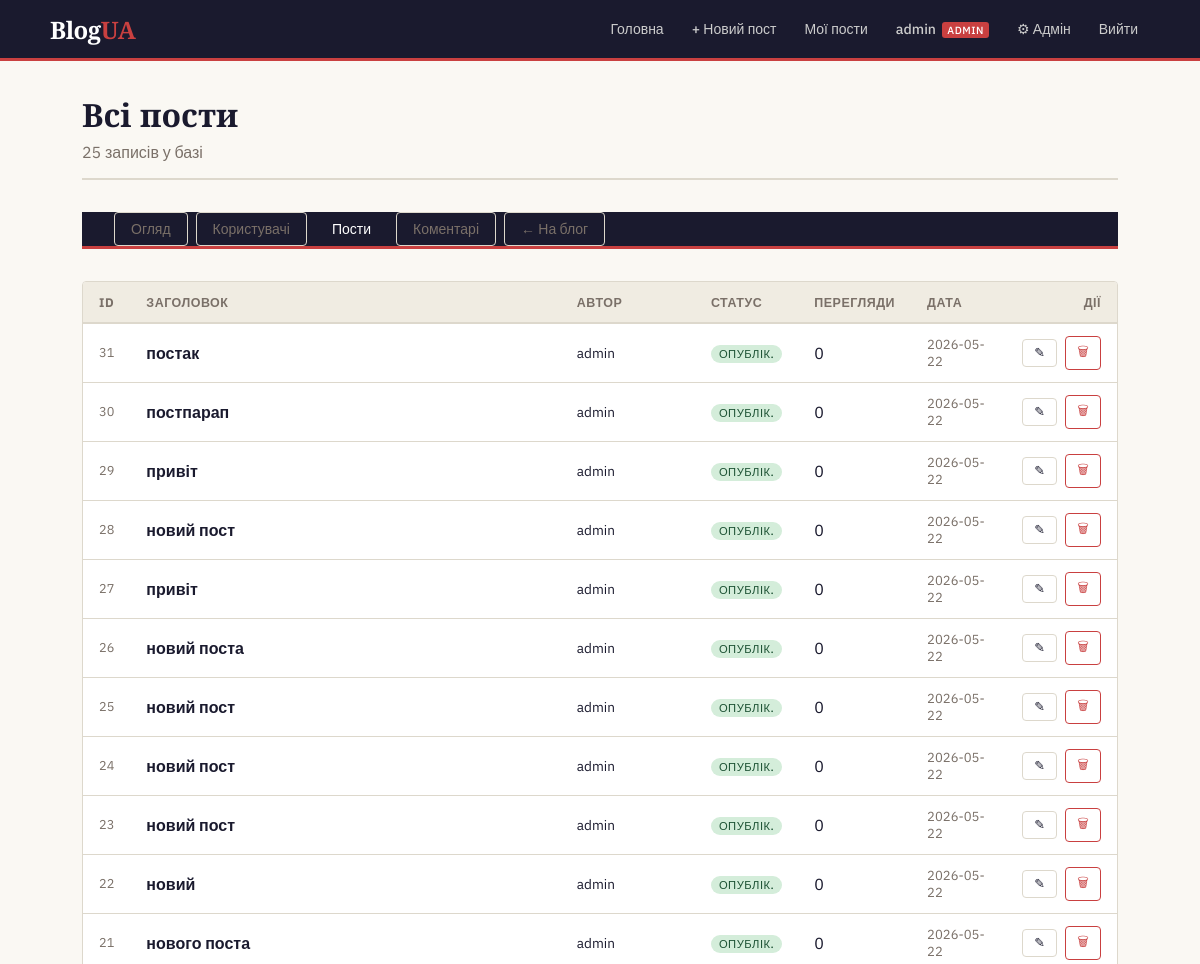
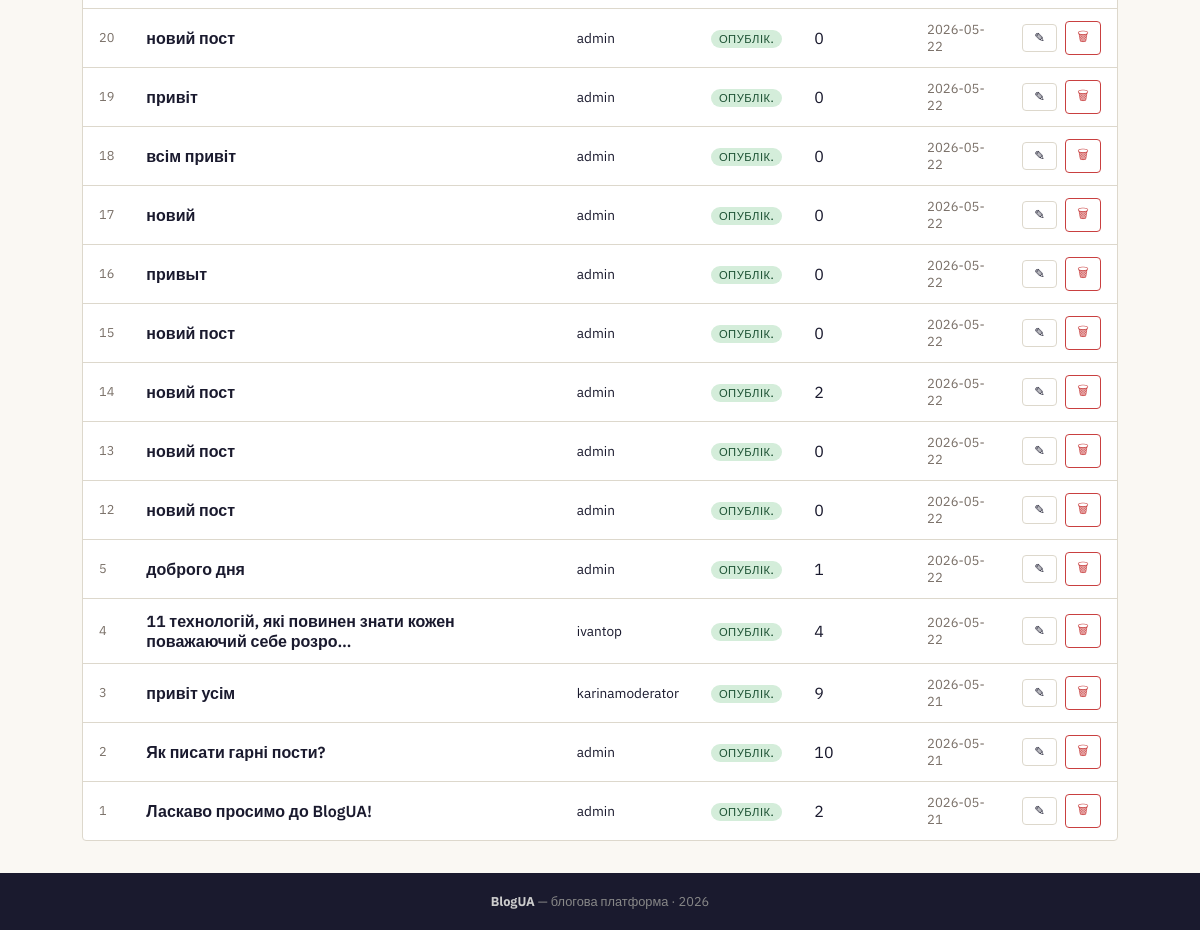
The app's page /admin/posts (signed in) with its own data (2 pictures, top to bottom).
### tables this page shows
CREATE TABLE posts (
            id         INTEGER PRIMARY KEY AUTOINCREMENT,
            title      TEXT    NOT NULL,
            content    TEXT    NOT NULL,
            tags       TEXT,
            author_id  INTEGER NOT NULL REFERENCES users(id),
            status     TEXT    NOT NULL DEFAULT 'draft',
            views      INTEGER NOT NULL DEFAULT 0,
            created_at TEXT    NOT NULL,
            updated_at TEXT    NOT NULL
        );

CREATE TABLE users (
            id            INTEGER PRIMARY KEY AUTOINCREMENT,
            username      TEXT    NOT NULL UNIQUE,
            email         TEXT    NOT NULL UNIQUE,
            password_hash TEXT    NOT NULL,
            role          TEXT    NOT NULL DEFAULT 'user',
            is_blocked    INTEGER NOT NULL DEFAULT 0,
            bio           TEXT,
            created_at    TEXT    NOT NULL
        );

### app.py (the view)
@app.route('/admin/posts')
@admin_required
def admin_posts():
    db    = get_db()
    user  = get_current_user()
    posts = db.execute(
        """SELECT p.*, u.username
           FROM posts p JOIN users u ON p.author_id = u.id
           ORDER BY p.created_at DESC"""
    ).fetchall()
    return render_template('admin/posts.html', posts=posts, user=user)

### app.py (called while the page is built)
@app.before_request
def check_user_status():
    from flask import request as req
    if 'user_id' not in session:
        return
    if req.endpoint in ('static', 'login', 'logout', 'register'):
        return
    db = get_db()
    user = db.execute('SELECT * FROM users WHERE id = ?', (session['user_id'],)).fetchone()
    if not user:
        session.clear()
        flash('Ваш акаунт було видалено адміністратором.', 'error')
        return redirect(url_for('login'))
    if user['is_blocked']:
        session.clear()
        flash('Ваш акаунт заблоковано адміністратором. Зверніться до підтримки.', 'error')
        return redirect(url_for('login'))

def admin_required(f):
    @wraps(f)
    def decorated(*args, **kwargs):
        if 'user_id' not in session:
            flash('Будь ласка, увійдіть в систему.', 'error')
            return redirect(url_for('login'))
        db = get_db()
        user = db.execute('SELECT * FROM users WHERE id = ?', (session['user_id'],)).fetchone()
        if not user or user['role'] != 'admin':
            flash('Доступ заборонено. Тільки для адміністраторів.', 'error')
            return redirect(url_for('index'))
        return f(*args, **kwargs)
    return decorated

def get_current_user():
    if 'user_id' not in session:
        return None
    db = get_db()
    return db.execute('SELECT * FROM users WHERE id = ?', (session['user_id'],)).fetchone()

### database.py (called while the page is built)
def get_db():
    if 'db' not in g:
        g.db = sqlite3.connect(DATABASE)
        g.db.row_factory = sqlite3.Row
        g.db.execute('PRAGMA foreign_keys = ON')
    return g.db

### templates/admin/posts.html (shortened to what this page needs)
{% extends "base.html" %}
{% block content %}
<div class="page-header">
  <h1>Всі пости</h1>
  <p>{{ posts|length }} записів у базі</p>
</div>
<nav class="admin-nav">
  <a href="{{ url_for('admin_panel') }}">Огляд</a>
  <a href="{{ url_for('admin_users') }}">Користувачі</a>
  <a href="{{ url_for('admin_posts') }}" class="active">Пости</a>
  <a href="{{ url_for('admin_comments') }}">Коментарі</a>
  <a href="{{ url_for('index') }}">← На блог</a>
</nav>
<div class="card" style="padding:0;overflow-x:auto">
  <table>
    <thead>
      <tr>
        <th>ID</th>
        <th>Заголовок</th>
        <th>Автор</th>
        <th>Статус</th>
        <th>Перегляди</th>
        <th>Дата</th>
        <th style="text-align:right">Дії</th>
      </tr>
    </thead>
    <tbody>
      {% for post in posts %}
      <tr>
        <td style="color:var(--muted);font-size:.8rem">{{ post.id }}</td>
        <td>
          <a href="{{ url_for('view_post', post_id=post.id) }}"
             style="font-weight:600;text-decoration:none;color:var(--ink)">
            {{ post.title[:60] }}{% if post.title|length > 60 %}…{% endif %}
          </a>
        </td>
        <td style="font-size:.85rem">{{ post.username }}</td>
        <td><span class="status status-{{ post.status }}">{{ 'Опублік.' if post.status=='published' else 'Чернетка' }}</span></td>
        <td>{{ post.views }}</td>
        <td style="font-size:.82rem;color:var(--muted)">{{ post.created_at[:10] }}</td>
        <td style="text-align:right">
          <div class="flex gap-1" style="justify-content:flex-end">
            <a href="{{ url_for('edit_post', post_id=post.id) }}" class="btn btn-outline btn-sm">✎</a>
            <form method="post" action="{{ url_for('delete_post', post_id=post.id) }}"
                  onsubmit="return confirm('Видалити пост?')">
              <button type="submit" class="btn btn-danger btn-sm">🗑</button>
            </form>
          </div>
        </td>
      </tr>
      {% endfor %}
    </tbody>
  </table>
</div>
{% endblock %}

### templates/base.html (style rules this page uses)
:root { --ink: #1a1a2e; --paper: #faf8f3; --cream: #f0ece2; --accent: #c94040; --accent2: #2a6496; --muted: #7a7068; --border: #ddd8cc; --success: #2d7a4f; --warning: #c97a10; --radius: 4px; }
*, *::before, *::after { box-sizing: border-box; margin: 0; padding: 0; }
body { font-family: 'IBM Plex Sans', sans-serif; background: var(--paper); color: var(--ink); min-height: 100vh; display: flex; flex-direction: column; }
nav { background: var(--ink); border-bottom: 3px solid var(--accent); padding: 0 2rem; position: sticky; top: 0; z-index: 100; }
.card { background: #fff; border: 1px solid var(--border); border-radius: var(--radius); padding: 1.5rem; transition: box-shadow .2s; }
.btn { display: inline-flex; align-items: center; gap: .4rem; padding: .5rem 1.1rem; border-radius: var(--radius); font-size: .875rem; font-weight: 500; font-family: inherit; cursor: pointer; text-decoration: none; border: 1px solid transparent; transition: all .15s; }
.btn-outline { background: transparent; color: var(--ink); border-color: var(--border); }
.btn-danger { background: transparent; color: var(--accent); border-color: var(--accent); }
.btn-sm { padding: .3rem .7rem; font-size: .8rem; }
.page-header { margin-bottom: 2rem; padding-bottom: 1rem; border-bottom: 2px solid var(--border); }
.page-header h1 { font-family: 'Playfair Display', serif; font-size: 2rem; font-weight: 700; }
.page-header p { color: var(--muted); margin-top: .35rem; }
.status { display: inline-block; font-size: .7rem; font-weight: 500; padding: 2px 8px; border-radius: 10px; text-transform: uppercase; letter-spacing: .5px; }
.status-published { background: #d4edda; color: #1d5234; }
.flex { display: flex; align-items: center; }
.gap-1 { gap: .5rem; }

### templates/admin/posts.html (style rules this page uses)
.admin-nav { display:flex;gap:.5rem;flex-wrap:wrap;margin-bottom:2rem; }
.admin-nav a { padding:.45rem 1rem;border-radius:var(--radius);font-size:.875rem;font-weight:500;text-decoration:none;color:var(--muted);border:1px solid var(--border);transition:all .15s; }
.admin-nav a:hover,.admin-nav a.active { background:var(--ink);color:#fff;border-color:var(--ink); }
table { width:100%;border-collapse:collapse; }
th { padding:.75rem 1rem;text-align:left;font-size:.78rem;text-transform:uppercase;letter-spacing:.5px;color:var(--muted);border-bottom:2px solid var(--border);background:var(--cream); }
td { padding:.75rem 1rem;border-bottom:1px solid var(--border);vertical-align:middle; }
tr:last-child td { border-bottom:none; }

### records on screen
posts: id "31", title "постак", username "admin", status "ОПУБЛІК.", views "0", created_at "2026-05-22"
posts: id "30", title "постпарап", username "admin", status "ОПУБЛІК.", views "0", created_at "2026-05-22"
posts: id "29", title "привіт", username "admin", status "ОПУБЛІК.", views "0", created_at "2026-05-22"
posts: id "28", title "новий пост", username "admin", status "ОПУБЛІК.", views "0", created_at "2026-05-22"
posts: id "27", title "привіт", username "admin", status "ОПУБЛІК.", views "0", created_at "2026-05-22"
posts: id "26", title "новий поста", username "admin", status "ОПУБЛІК.", views "0", created_at "2026-05-22"
posts: id "25", title "новий пост", username "admin", status "ОПУБЛІК.", views "0", created_at "2026-05-22"
posts: id "24", title "новий пост", username "admin", status "ОПУБЛІК.", views "0", created_at "2026-05-22"
posts: id "23", title "новий пост", username "admin", status "ОПУБЛІК.", views "0", created_at "2026-05-22"
posts: id "22", title "новий", username "admin", status "ОПУБЛІК.", views "0", created_at "2026-05-22"
posts: id "21", title "нового поста", username "admin", status "ОПУБЛІК.", views "0", created_at "2026-05-22"
posts: id "20", title "новий пост", username "admin", status "ОПУБЛІК.", views "0", created_at "2026-05-22"
posts: id "19", title "привіт", username "admin", status "ОПУБЛІК.", views "0", created_at "2026-05-22"
posts: id "18", title "всім привіт", username "admin", status "ОПУБЛІК.", views "0", created_at "2026-05-22"
posts: id "17", title "новий", username "admin", status "ОПУБЛІК.", views "0", created_at "2026-05-22"
posts: id "16", title "привыт", username "admin", status "ОПУБЛІК.", views "0", created_at "2026-05-22"
posts: id "15", title "новий пост", username "admin", status "ОПУБЛІК.", views "0", created_at "2026-05-22"
posts: id "14", title "новий пост", username "admin", status "ОПУБЛІК.", views "2", created_at "2026-05-22"
posts: id "13", title "новий пост", username "admin", status "ОПУБЛІК.", views "0", created_at "2026-05-22"
posts: id "12", title "новий пост", username "admin", status "ОПУБЛІК.", views "0", created_at "2026-05-22"
posts: id "5", title "доброго дня", username "admin", status "ОПУБЛІК.", views "1", created_at "2026-05-22"
posts: id "4", title "11 технологій, які повинен знати кожен поважаючий себе розро", username "ivantop", status "ОПУБЛІК.", views "4", created_at "2026-05-22"
posts: id "3", title "привіт усім", username "karinamoderator", status "ОПУБЛІК.", views "9", created_at "2026-05-21"
posts: id "2", title "Як писати гарні пости?", username "admin", status "ОПУБЛІК.", views "10", created_at "2026-05-21"
posts: id "1", title "Ласкаво просимо до BlogUA!", username "admin", status "ОПУБЛІК.", views "2", created_at "2026-05-21"

### other values on screen
{{ session.username }} "admin"
{{ posts|length }} "25"
